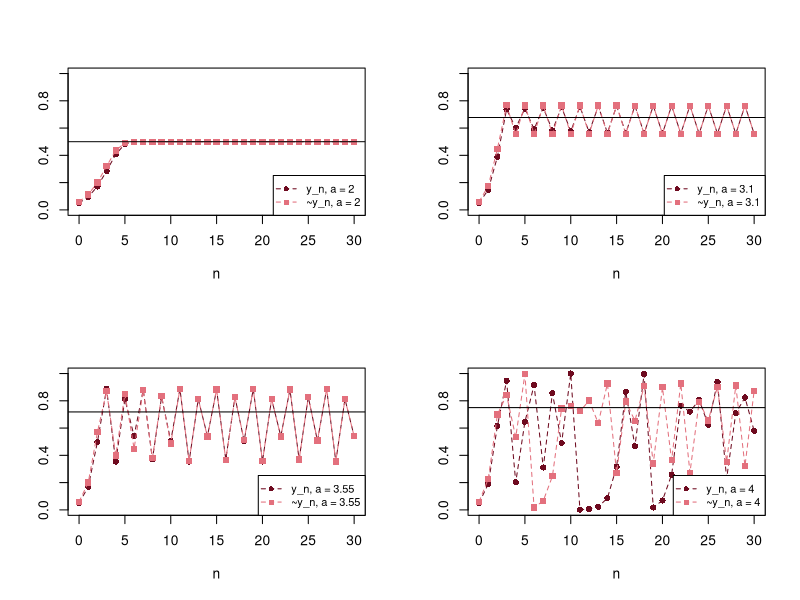

This figure's R source:
# Abb. 1.24: Sensitivität bezüglich des Startwerts (Buch, Abschnitt 1.3, Gl. 1.28)
# y_{n+1} = a y_n (1 - y_n) mit y_0 = 0.05 und ~y_0 = 0.06 für a = 2, 3.1, 3.55, 4
# (c) 2026 Philipp Kügler · Programm zum Buch „Dynamische Systeme in den Lebenswissenschaften“ · MIT-Lizenz (siehe LICENSE)
N <- 30
n <- 0:N
par(mfrow = c(2, 2))
for (a in c(2, 3.1, 3.55, 4)) {
  y <- numeric(N + 1); yt <- numeric(N + 1)
  y[1] <- 0.05; yt[1] <- 0.06
  for (k in 1:N) {
    y[k + 1] <- a * y[k] * (1 - y[k])
    yt[k + 1] <- a * yt[k] * (1 - yt[k])
  }
  plot(n, y, type = "o", lty = 2, pch = 16, col = rgb(0.43, 0.04, 0.12), ylim = c(0, 1), xlab = "n", ylab = "")
  lines(n, yt, type = "o", lty = 2, pch = 15, col = rgb(0.89, 0.44, 0.49))
  abline(h = 1 - 1/a)
  legend("bottomright", legend = c(sprintf("y_n, a = %g", a), sprintf("~y_n, a = %g", a)),
         col = c(rgb(0.43, 0.04, 0.12), rgb(0.89, 0.44, 0.49)), pch = c(16, 15), lty = 2, cex = 0.8)
  cat(sprintf("a = %g:  |y_30 - ~y_30| = %.4f\n", a, abs(y[N + 1] - yt[N + 1])))
}
